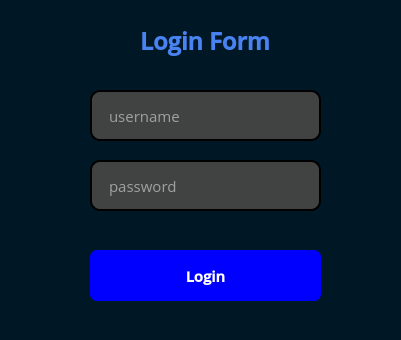
<?xml version="1.0" encoding="UTF-8"?>
<ui version="4.0">
 <class>Form</class>
 <widget class="QWidget" name="Form">
  <property name="geometry">
   <rect>
    <x>0</x>
    <y>0</y>
    <width>401</width>
    <height>340</height>
   </rect>
  </property>
  <property name="font">
   <font>
    <family>Open Sans</family>
    <pointsize>11</pointsize>
   </font>
  </property>
  <property name="windowTitle">
   <string>Aplikasi Pendeteksi Masker - Login</string>
  </property>
  <property name="styleSheet">
   <string notr="true">QWidget{
	background-color: rgb(0, 23, 37);
	color: rgb(255, 255, 255);
}

QPushButton{
	background-color: rgb(0, 0, 255);
}</string>
  </property>
  <widget class="QLabel" name="label">
   <property name="geometry">
    <rect>
     <x>140</x>
     <y>20</y>
     <width>171</width>
     <height>41</height>
    </rect>
   </property>
   <property name="font">
    <font>
     <family>Open Sans SemiBold</family>
     <pointsize>18</pointsize>
     <bold>true</bold>
    </font>
   </property>
   <property name="styleSheet">
    <string notr="true">color: rgb(73, 131, 241);</string>
   </property>
   <property name="text">
    <string>Login Form</string>
   </property>
  </widget>
  <widget class="QLineEdit" name="usernameText">
   <property name="geometry">
    <rect>
     <x>90</x>
     <y>90</y>
     <width>231</width>
     <height>51</height>
    </rect>
   </property>
   <property name="font">
    <font>
     <family>Open Sans</family>
     <pointsize>11</pointsize>
    </font>
   </property>
   <property name="styleSheet">
    <string notr="true">QLineEdit{
  border-radius: 10px;
  color: rgb(255, 255, 255);
  border: 2px solid;
  background-color:  rgb(64, 67, 66);
  padding: 0px 0px 0px 15px;
}

QLineEdit:hover{
  border: 2px solid rgb(255, 255, 255)
}

QLineEdit:focus{
  border: 2px solid rgb(73, 131, 241)
}</string>
   </property>
   <property name="placeholderText">
    <string>username</string>
   </property>
  </widget>
  <widget class="QPushButton" name="loginButton">
   <property name="geometry">
    <rect>
     <x>90</x>
     <y>250</y>
     <width>231</width>
     <height>51</height>
    </rect>
   </property>
   <property name="font">
    <font>
     <family>Open Sans SemiBold</family>
     <pointsize>11</pointsize>
     <bold>true</bold>
    </font>
   </property>
   <property name="cursor">
    <cursorShape>PointingHandCursor</cursorShape>
   </property>
   <property name="styleSheet">
    <string notr="true">QPushButton{
  border-radius: 7px;
  background-color: rgb(0, 0, 255);
  color: rgb(255, 255, 255)
}

QPushButton:hover{
   border: 2px solid rgb(0, 0, 255);
   color: rgb(0, 0, 255);
   background-color: rgb(0, 23, 37);
}</string>
   </property>
   <property name="text">
    <string>Login</string>
   </property>
  </widget>
  <widget class="QLineEdit" name="passwordText">
   <property name="geometry">
    <rect>
     <x>90</x>
     <y>160</y>
     <width>231</width>
     <height>51</height>
    </rect>
   </property>
   <property name="font">
    <font>
     <family>Open Sans</family>
     <pointsize>11</pointsize>
    </font>
   </property>
   <property name="styleSheet">
    <string notr="true">QLineEdit{
  padding-left: 5px;
  border-radius: 10px;
  color: rgb(255, 255, 255);
  border: 2px solid;
  background-color:  rgb(64, 67, 66);
  padding: 0px 0px 0px 15px;
}

QLineEdit:hover{
  border: 2px solid rgb(255, 255, 255)
}

QLineEdit:placeholdertext{
  color: rgb(255, 0, 0);
  padding: 5px, 0x, 0px, 0px;
}

QLineEdit:focus{
  border: 2px solid rgb(73, 131, 241)
}</string>
   </property>
   <property name="text">
    <string/>
   </property>
   <property name="echoMode">
    <enum>QLineEdit::EchoMode::Password</enum>
   </property>
   <property name="cursorPosition">
    <number>0</number>
   </property>
   <property name="placeholderText">
    <string>password</string>
   </property>
  </widget>
 </widget>
 <resources/>
 <connections/>
</ui>
